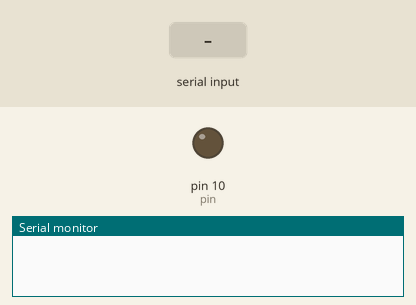
The sketch below on a simulated Arduino Uno, built with avr-gcc and run on an emulated ATmega328P. On the bench: output pins drawn as LEDs (lit = HIGH), the last lines printed to the serial monitor. The test bench sets the inputs (shaded band).

Above: at 1.2 s.
1.3 s: "1" received over Serial
At 1.8 s:
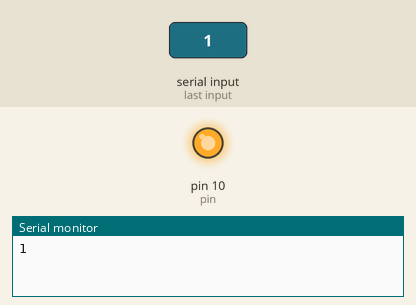
2.8 s: "0" received over Serial
At 4.1 s:
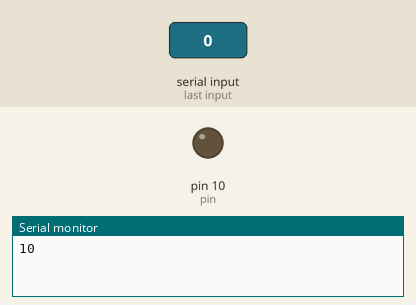
Timing chart, 0 to 5.8 s (numbered marks = the images above; inputs shaded):
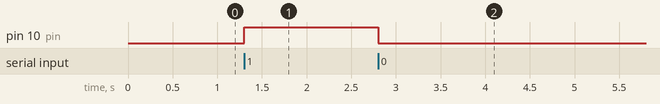

The sketch:

sketch_apr02a.ino
```cpp
char Data;
int pin=10;

void setup() {
  pinMode(pin,OUTPUT);
  Serial.begin(9600);

}

void loop() {
  if(Serial.available() > 0){
    Data = Serial.read();
    Serial.print(Data);

  if(Data == '1'){
    digitalWrite(pin, HIGH);
    }

    else if(Data == '0'){
      digitalWrite(pin, LOW);
      }

  }
}
```

Measured:
- after the input at 1.3 s, pin 10 (pin): LOW → HIGH at once
- after the input at 2.8 s, pin 10 (pin): HIGH → LOW at once
